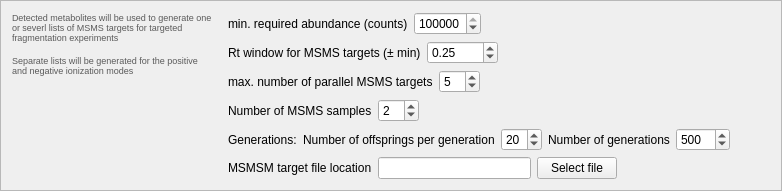
               <widget class="QFrame" name="frame_generateMSMSTargetLists">
                <property name="minimumSize">
                 <size>
                  <width>0</width>
                  <height>50</height>
                 </size>
                </property>
                <property name="frameShape">
                 <enum>QFrame::StyledPanel</enum>
                </property>
                <property name="frameShadow">
                 <enum>QFrame::Raised</enum>
                </property>
                <layout class="QGridLayout" name="gridLayout_56">
                 <item row="0" column="0">
                  <layout class="QVBoxLayout" name="verticalLayout_12">
                   <item>
                    <widget class="QLabel" name="label_86">
                     <property name="sizePolicy">
                      <sizepolicy hsizetype="Fixed" vsizetype="Fixed">
                       <horstretch>0</horstretch>
                       <verstretch>0</verstretch>
                      </sizepolicy>
                     </property>
                     <property name="minimumSize">
                      <size>
                       <width>200</width>
                       <height>0</height>
                      </size>
                     </property>
                     <property name="styleSheet">
                      <string notr="true">color: rgb(90, 90, 90);
font: 7pt;</string>
                     </property>
                     <property name="text">
                      <string>&lt;html&gt;&lt;head/&gt;&lt;body&gt;&lt;p&gt;Detected metabolites will be used to generate one or severl lists of MSMS targets for targeted fragmentation experiments&lt;/p&gt;&lt;p&gt;Separate lists will be generated for the positive and negative ionization modes&lt;/p&gt;&lt;/body&gt;&lt;/html&gt;</string>
                     </property>
                     <property name="wordWrap">
                      <bool>true</bool>
                     </property>
                    </widget>
                   </item>
                   <item>
                    <spacer name="verticalSpacer_33">
                     <property name="orientation">
                      <enum>Qt::Vertical</enum>
                     </property>
                     <property name="sizeHint" stdset="0">
                      <size>
                       <width>20</width>
                       <height>40</height>
                      </size>
                     </property>
                    </spacer>
                   </item>
                  </layout>
                 </item>
                 <item row="0" column="2">
                  <layout class="QGridLayout" name="gridLayout_53">
                   <item row="0" column="1">
                    <layout class="QHBoxLayout" name="horizontalLayout_24">
                     <item>
                      <widget class="QLabel" name="label_85">
                       <property name="text">
                        <string>min. required abundance (counts)</string>
                       </property>
                      </widget>
                     </item>
                     <item>
                      <widget class="QSpinBox" name="msms_minCounts">
                       <property name="minimum">
                        <number>1</number>
                       </property>
                       <property name="maximum">
                        <number>1000000000</number>
                       </property>
                       <property name="value">
                        <number>1000000</number>
                       </property>
                      </widget>
                     </item>
                     <item>
                      <spacer name="horizontalSpacer_12">
                       <property name="orientation">
                        <enum>Qt::Horizontal</enum>
                       </property>
                       <property name="sizeHint" stdset="0">
                        <size>
                         <width>40</width>
                         <height>20</height>
                        </size>
                       </property>
                      </spacer>
                     </item>
                    </layout>
                   </item>
                   <item row="5" column="1">
                    <layout class="QHBoxLayout" name="horizontalLayout_26">
                     <item>
                      <widget class="QLabel" name="label_88">
                       <property name="text">
                        <string>MSMSM target file location</string>
                       </property>
                      </widget>
                     </item>
                     <item>
                      <widget class="QLineEdit" name="msms_fileLocation"/>
                     </item>
                     <item>
                      <widget class="QPushButton" name="msms_selectFile">
                       <property name="text">
                        <string>Select file</string>
                       </property>
                      </widget>
                     </item>
                     <item>
                      <spacer name="horizontalSpacer_16">
                       <property name="orientation">
                        <enum>Qt::Horizontal</enum>
                       </property>
                       <property name="sizeHint" stdset="0">
                        <size>
                         <width>40</width>
                         <height>20</height>
                        </size>
                       </property>
                      </spacer>
                     </item>
                    </layout>
                   </item>
                   <item row="1" column="1">
                    <layout class="QHBoxLayout" name="horizontalLayout_25">
                     <item>
                      <widget class="QLabel" name="label_87">
                       <property name="text">
                        <string>Rt window for MSMS targets (± min)</string>
                       </property>
                      </widget>
                     </item>
                     <item>
                      <widget class="QDoubleSpinBox" name="msms_rtWindow">
                       <property name="maximum">
                        <double>1000.000000000000000</double>
                       </property>
                       <property name="value">
                        <double>0.250000000000000</double>
                       </property>
                      </widget>
                     </item>
                     <item>
                      <spacer name="horizontalSpacer_14">
                       <property name="orientation">
                        <enum>Qt::Horizontal</enum>
                       </property>
                       <property name="sizeHint" stdset="0">
                        <size>
                         <width>40</width>
                         <height>20</height>
                        </size>
                       </property>
                      </spacer>
                     </item>
                    </layout>
                   </item>
                   <item row="2" column="1">
                    <layout class="QHBoxLayout" name="horizontalLayout_29">
                     <item>
                      <widget class="QLabel" name="label_89">
                       <property name="text">
                        <string>max. number of parallel MSMS targets</string>
                       </property>
                      </widget>
                     </item>
                     <item>
                      <widget class="QSpinBox" name="msms_maxParallelTargets">
                       <property name="minimum">
                        <number>1</number>
                       </property>
                       <property name="value">
                        <number>5</number>
                       </property>
                      </widget>
                     </item>
                     <item>
                      <spacer name="horizontalSpacer_23">
                       <property name="orientation">
                        <enum>Qt::Horizontal</enum>
                       </property>
                       <property name="sizeHint" stdset="0">
                        <size>
                         <width>40</width>
                         <height>20</height>
                        </size>
                       </property>
                      </spacer>
                     </item>
                    </layout>
                   </item>
                   <item row="3" column="1">
                    <layout class="QHBoxLayout" name="horizontalLayout_27">
                     <item>
                      <widget class="QLabel" name="label_90">
                       <property name="text">
                        <string>Number of MSMS samples</string>
                       </property>
                      </widget>
                     </item>
                     <item>
                      <widget class="QSpinBox" name="msms_numberOfSamples">
                       <property name="minimum">
                        <number>1</number>
                       </property>
                       <property name="value">
                        <number>2</number>
                       </property>
                      </widget>
                     </item>
                     <item>
                      <spacer name="horizontalSpacer_24">
                       <property name="orientation">
                        <enum>Qt::Horizontal</enum>
                       </property>
                       <property name="sizeHint" stdset="0">
                        <size>
                         <width>40</width>
                         <height>20</height>
                        </size>
                       </property>
                      </spacer>
                     </item>
                    </layout>
                   </item>
                   <item row="4" column="1">
                    <layout class="QHBoxLayout" name="horizontalLayout_30">
                     <item>
                      <widget class="QLabel" name="label_92">
                       <property name="text">
                        <string>Generations:</string>
                       </property>
                      </widget>
                     </item>
                     <item>
                      <widget class="QLabel" name="label_93">
                       <property name="text">
                        <string>Number of offsprings per generation</string>
                       </property>
                      </widget>
                     </item>
                     <item>
                      <widget class="QSpinBox" name="nOffsprings">
                       <property name="minimum">
                        <number>1</number>
                       </property>
                       <property name="value">
                        <number>20</number>
                       </property>
                      </widget>
                     </item>
                     <item>
                      <widget class="QLabel" name="label_94">
                       <property name="text">
                        <string>Number of generations</string>
                       </property>
                      </widget>
                     </item>
                     <item>
                      <widget class="QSpinBox" name="nGenerations">
                       <property name="minimum">
                        <number>1</number>
                       </property>
                       <property name="maximum">
                        <number>5000</number>
                       </property>
                       <property name="value">
                        <number>500</number>
                       </property>
                      </widget>
                     </item>
                     <item>
                      <spacer name="horizontalSpacer_29">
                       <property name="orientation">
                        <enum>Qt::Horizontal</enum>
                       </property>
                       <property name="sizeHint" stdset="0">
                        <size>
                         <width>40</width>
                         <height>20</height>
                        </size>
                       </property>
                      </spacer>
                     </item>
                    </layout>
                   </item>
                  </layout>
                 </item>
                 <item row="0" column="1">
                  <spacer name="horizontalSpacer_33">
                   <property name="orientation">
                    <enum>Qt::Horizontal</enum>
                   </property>
                   <property name="sizeType">
                    <enum>QSizePolicy::Fixed</enum>
                   </property>
                   <property name="sizeHint" stdset="0">
                    <size>
                     <width>10</width>
                     <height>20</height>
                    </size>
                   </property>
                  </spacer>
                 </item>
                </layout>
               </widget>
